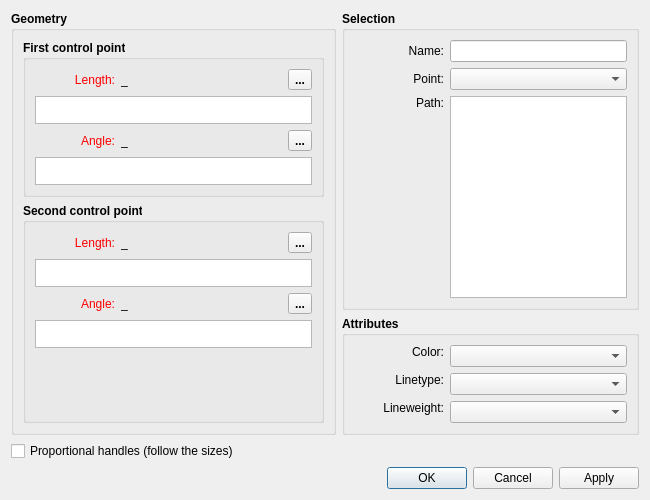
<?xml version="1.0" encoding="UTF-8"?>
<ui version="4.0">
 <class>DialogSplinePath</class>
 <widget class="QDialog" name="DialogSplinePath">
  <property name="geometry">
   <rect>
    <x>0</x>
    <y>0</y>
    <width>650</width>
    <height>500</height>
   </rect>
  </property>
  <property name="minimumSize">
   <size>
    <width>650</width>
    <height>500</height>
   </size>
  </property>
  <property name="windowTitle">
   <string>Spline - Interactive</string>
  </property>
  <property name="windowIcon">
   <iconset resource="../../../vmisc/share/resources/icon.qrc">
    <normaloff>:/icon/64x64/icon64x64.png</normaloff>:/icon/64x64/icon64x64.png</iconset>
  </property>
  <property name="locale">
   <locale language="English" country="UnitedStates"/>
  </property>
  <property name="modal">
   <bool>true</bool>
  </property>
  <layout class="QVBoxLayout" name="verticalLayout_5">
   <item>
    <layout class="QHBoxLayout" name="horizontalLayout">
     <item>
      <widget class="QGroupBox" name="geometry_GroupBox">
       <property name="sizePolicy">
        <sizepolicy hsizetype="Expanding" vsizetype="Preferred">
         <horstretch>0</horstretch>
         <verstretch>0</verstretch>
        </sizepolicy>
       </property>
       <property name="minimumSize">
        <size>
         <width>325</width>
         <height>0</height>
        </size>
       </property>
       <property name="font">
        <font>
         <pointsize>9</pointsize>
         <bold>true</bold>
        </font>
       </property>
       <property name="title">
        <string>Geometry</string>
       </property>
       <layout class="QVBoxLayout" name="verticalLayout">
        <item>
         <widget class="QGroupBox" name="firstCP_GroupBox">
          <property name="font">
           <font>
            <pointsize>9</pointsize>
            <bold>true</bold>
           </font>
          </property>
          <property name="title">
           <string>First control point</string>
          </property>
          <layout class="QVBoxLayout" name="verticalLayout_3">
           <item>
            <layout class="QHBoxLayout" name="horizontalLayout_2">
             <item alignment="Qt::AlignLeft">
              <widget class="QLabel" name="labelEditLength1">
               <property name="sizePolicy">
                <sizepolicy hsizetype="Fixed" vsizetype="Preferred">
                 <horstretch>0</horstretch>
                 <verstretch>0</verstretch>
                </sizepolicy>
               </property>
               <property name="minimumSize">
                <size>
                 <width>80</width>
                 <height>0</height>
                </size>
               </property>
               <property name="palette">
                <palette>
                 <active>
                  <colorrole role="WindowText">
                   <brush brushstyle="SolidPattern">
                    <color alpha="255">
                     <red>255</red>
                     <green>0</green>
                     <blue>0</blue>
                    </color>
                   </brush>
                  </colorrole>
                 </active>
                 <inactive>
                  <colorrole role="WindowText">
                   <brush brushstyle="SolidPattern">
                    <color alpha="255">
                     <red>255</red>
                     <green>0</green>
                     <blue>0</blue>
                    </color>
                   </brush>
                  </colorrole>
                 </inactive>
                 <disabled>
                  <colorrole role="WindowText">
                   <brush brushstyle="SolidPattern">
                    <color alpha="255">
                     <red>159</red>
                     <green>158</green>
                     <blue>158</blue>
                    </color>
                   </brush>
                  </colorrole>
                 </disabled>
                </palette>
               </property>
               <property name="font">
                <font>
                 <pointsize>9</pointsize>
                 <bold>false</bold>
                </font>
               </property>
               <property name="text">
                <string>Length:</string>
               </property>
               <property name="alignment">
                <set>Qt::AlignRight|Qt::AlignTrailing|Qt::AlignVCenter</set>
               </property>
              </widget>
             </item>
             <item>
              <widget class="QLabel" name="labelResultLength1">
               <property name="sizePolicy">
                <sizepolicy hsizetype="Fixed" vsizetype="Preferred">
                 <horstretch>0</horstretch>
                 <verstretch>0</verstretch>
                </sizepolicy>
               </property>
               <property name="minimumSize">
                <size>
                 <width>80</width>
                 <height>0</height>
                </size>
               </property>
               <property name="font">
                <font>
                 <pointsize>9</pointsize>
                 <bold>false</bold>
                </font>
               </property>
               <property name="toolTip">
                <string>Value</string>
               </property>
               <property name="text">
                <string notr="true">_</string>
               </property>
              </widget>
             </item>
             <item>
              <spacer name="horizontalSpacer">
               <property name="orientation">
                <enum>Qt::Horizontal</enum>
               </property>
               <property name="sizeHint" stdset="0">
                <size>
                 <width>10</width>
                 <height>20</height>
                </size>
               </property>
              </spacer>
             </item>
             <item alignment="Qt::AlignRight">
              <widget class="QToolButton" name="toolButtonExprLength1">
               <property name="toolTip">
                <string>Formula wizard</string>
               </property>
               <property name="text">
                <string notr="true">...</string>
               </property>
               <property name="icon">
                <iconset resource="../../../vmisc/share/resources/icon.qrc">
                 <normaloff>:/icon/24x24/fx.png</normaloff>:/icon/24x24/fx.png</iconset>
               </property>
               <property name="iconSize">
                <size>
                 <width>24</width>
                 <height>24</height>
                </size>
               </property>
              </widget>
             </item>
            </layout>
           </item>
           <item>
            <widget class="ExpandingTextEdit" name="plainTextEditLength1F">
             <property name="sizePolicy">
              <sizepolicy hsizetype="Expanding" vsizetype="Preferred">
               <horstretch>0</horstretch>
               <verstretch>0</verstretch>
              </sizepolicy>
             </property>
             <property name="maximumSize">
              <size>
               <width>16777215</width>
               <height>28</height>
              </size>
             </property>
             <property name="font">
              <font>
               <pointsize>9</pointsize>
               <bold>false</bold>
              </font>
             </property>
             <property name="toolTip">
              <string>Calculation</string>
             </property>
             <property name="tabChangesFocus">
              <bool>true</bool>
             </property>
            </widget>
           </item>
           <item>
            <layout class="QHBoxLayout" name="horizontalLayout_4">
             <item alignment="Qt::AlignLeft">
              <widget class="QLabel" name="labelEditAngle1">
               <property name="sizePolicy">
                <sizepolicy hsizetype="Fixed" vsizetype="Preferred">
                 <horstretch>0</horstretch>
                 <verstretch>0</verstretch>
                </sizepolicy>
               </property>
               <property name="minimumSize">
                <size>
                 <width>80</width>
                 <height>0</height>
                </size>
               </property>
               <property name="palette">
                <palette>
                 <active>
                  <colorrole role="WindowText">
                   <brush brushstyle="SolidPattern">
                    <color alpha="255">
                     <red>255</red>
                     <green>0</green>
                     <blue>0</blue>
                    </color>
                   </brush>
                  </colorrole>
                 </active>
                 <inactive>
                  <colorrole role="WindowText">
                   <brush brushstyle="SolidPattern">
                    <color alpha="255">
                     <red>255</red>
                     <green>0</green>
                     <blue>0</blue>
                    </color>
                   </brush>
                  </colorrole>
                 </inactive>
                 <disabled>
                  <colorrole role="WindowText">
                   <brush brushstyle="SolidPattern">
                    <color alpha="255">
                     <red>159</red>
                     <green>158</green>
                     <blue>158</blue>
                    </color>
                   </brush>
                  </colorrole>
                 </disabled>
                </palette>
               </property>
               <property name="font">
                <font>
                 <pointsize>9</pointsize>
                 <bold>false</bold>
                </font>
               </property>
               <property name="text">
                <string>Angle:</string>
               </property>
               <property name="alignment">
                <set>Qt::AlignRight|Qt::AlignTrailing|Qt::AlignVCenter</set>
               </property>
              </widget>
             </item>
             <item>
              <widget class="QLabel" name="labelResultAngle1">
               <property name="sizePolicy">
                <sizepolicy hsizetype="Fixed" vsizetype="Preferred">
                 <horstretch>0</horstretch>
                 <verstretch>0</verstretch>
                </sizepolicy>
               </property>
               <property name="minimumSize">
                <size>
                 <width>80</width>
                 <height>0</height>
                </size>
               </property>
               <property name="font">
                <font>
                 <pointsize>9</pointsize>
                 <bold>false</bold>
                </font>
               </property>
               <property name="toolTip">
                <string>Value</string>
               </property>
               <property name="text">
                <string notr="true">_</string>
               </property>
              </widget>
             </item>
             <item>
              <spacer name="horizontalSpacer_2">
               <property name="orientation">
                <enum>Qt::Horizontal</enum>
               </property>
               <property name="sizeHint" stdset="0">
                <size>
                 <width>10</width>
                 <height>20</height>
                </size>
               </property>
              </spacer>
             </item>
             <item alignment="Qt::AlignRight">
              <widget class="QToolButton" name="toolButtonExprAngle1">
               <property name="toolTip">
                <string>Formula wizard</string>
               </property>
               <property name="text">
                <string notr="true">...</string>
               </property>
               <property name="icon">
                <iconset resource="../../../vmisc/share/resources/icon.qrc">
                 <normaloff>:/icon/24x24/fx.png</normaloff>:/icon/24x24/fx.png</iconset>
               </property>
               <property name="iconSize">
                <size>
                 <width>24</width>
                 <height>24</height>
                </size>
               </property>
              </widget>
             </item>
            </layout>
           </item>
           <item>
            <widget class="ExpandingTextEdit" name="plainTextEditAngle1F">
             <property name="sizePolicy">
              <sizepolicy hsizetype="Expanding" vsizetype="Preferred">
               <horstretch>0</horstretch>
               <verstretch>0</verstretch>
              </sizepolicy>
             </property>
             <property name="maximumSize">
              <size>
               <width>16777215</width>
               <height>28</height>
              </size>
             </property>
             <property name="font">
              <font>
               <pointsize>9</pointsize>
               <bold>false</bold>
              </font>
             </property>
             <property name="toolTip">
              <string/>
             </property>
             <property name="tabChangesFocus">
              <bool>true</bool>
             </property>
            </widget>
           </item>
          </layout>
         </widget>
        </item>
        <item>
         <widget class="QGroupBox" name="secondCP_GroupBox">
          <property name="font">
           <font>
            <pointsize>9</pointsize>
            <bold>true</bold>
           </font>
          </property>
          <property name="title">
           <string>Second control point</string>
          </property>
          <layout class="QVBoxLayout" name="verticalLayout_2">
           <item>
            <layout class="QHBoxLayout" name="horizontalLayout_8">
             <item alignment="Qt::AlignLeft">
              <widget class="QLabel" name="labelEditLength2">
               <property name="sizePolicy">
                <sizepolicy hsizetype="Fixed" vsizetype="Preferred">
                 <horstretch>0</horstretch>
                 <verstretch>0</verstretch>
                </sizepolicy>
               </property>
               <property name="minimumSize">
                <size>
                 <width>80</width>
                 <height>0</height>
                </size>
               </property>
               <property name="palette">
                <palette>
                 <active>
                  <colorrole role="WindowText">
                   <brush brushstyle="SolidPattern">
                    <color alpha="255">
                     <red>255</red>
                     <green>0</green>
                     <blue>0</blue>
                    </color>
                   </brush>
                  </colorrole>
                 </active>
                 <inactive>
                  <colorrole role="WindowText">
                   <brush brushstyle="SolidPattern">
                    <color alpha="255">
                     <red>255</red>
                     <green>0</green>
                     <blue>0</blue>
                    </color>
                   </brush>
                  </colorrole>
                 </inactive>
                 <disabled>
                  <colorrole role="WindowText">
                   <brush brushstyle="SolidPattern">
                    <color alpha="255">
                     <red>159</red>
                     <green>158</green>
                     <blue>158</blue>
                    </color>
                   </brush>
                  </colorrole>
                 </disabled>
                </palette>
               </property>
               <property name="font">
                <font>
                 <pointsize>9</pointsize>
                 <bold>false</bold>
                </font>
               </property>
               <property name="text">
                <string>Length:</string>
               </property>
               <property name="alignment">
                <set>Qt::AlignRight|Qt::AlignTrailing|Qt::AlignVCenter</set>
               </property>
              </widget>
             </item>
             <item>
              <widget class="QLabel" name="labelResultLength2">
               <property name="sizePolicy">
                <sizepolicy hsizetype="Fixed" vsizetype="Preferred">
                 <horstretch>0</horstretch>
                 <verstretch>0</verstretch>
                </sizepolicy>
               </property>
               <property name="minimumSize">
                <size>
                 <width>80</width>
                 <height>0</height>
                </size>
               </property>
               <property name="font">
                <font>
                 <pointsize>9</pointsize>
                 <bold>false</bold>
                </font>
               </property>
               <property name="toolTip">
                <string>Value</string>
               </property>
               <property name="text">
                <string notr="true">_</string>
               </property>
              </widget>
             </item>
             <item>
              <spacer name="horizontalSpacer_3">
               <property name="orientation">
                <enum>Qt::Horizontal</enum>
               </property>
               <property name="sizeHint" stdset="0">
                <size>
                 <width>10</width>
                 <height>20</height>
                </size>
               </property>
              </spacer>
             </item>
             <item alignment="Qt::AlignRight">
              <widget class="QToolButton" name="toolButtonExprLength2">
               <property name="toolTip">
                <string>Formula wizard</string>
               </property>
               <property name="text">
                <string notr="true">...</string>
               </property>
               <property name="icon">
                <iconset resource="../../../vmisc/share/resources/icon.qrc">
                 <normaloff>:/icon/24x24/fx.png</normaloff>:/icon/24x24/fx.png</iconset>
               </property>
               <property name="iconSize">
                <size>
                 <width>24</width>
                 <height>24</height>
                </size>
               </property>
              </widget>
             </item>
            </layout>
           </item>
           <item>
            <widget class="ExpandingTextEdit" name="plainTextEditLength2F">
             <property name="sizePolicy">
              <sizepolicy hsizetype="Expanding" vsizetype="Preferred">
               <horstretch>0</horstretch>
               <verstretch>0</verstretch>
              </sizepolicy>
             </property>
             <property name="maximumSize">
              <size>
               <width>16777215</width>
               <height>28</height>
              </size>
             </property>
             <property name="font">
              <font>
               <pointsize>9</pointsize>
               <bold>false</bold>
              </font>
             </property>
             <property name="toolTip">
              <string>Calculation</string>
             </property>
             <property name="tabChangesFocus">
              <bool>true</bool>
             </property>
            </widget>
           </item>
           <item>
            <layout class="QHBoxLayout" name="horizontalLayout_11">
             <item alignment="Qt::AlignLeft">
              <widget class="QLabel" name="labelEditAngle2">
               <property name="sizePolicy">
                <sizepolicy hsizetype="Fixed" vsizetype="Preferred">
                 <horstretch>0</horstretch>
                 <verstretch>0</verstretch>
                </sizepolicy>
               </property>
               <property name="minimumSize">
                <size>
                 <width>80</width>
                 <height>0</height>
                </size>
               </property>
               <property name="palette">
                <palette>
                 <active>
                  <colorrole role="WindowText">
                   <brush brushstyle="SolidPattern">
                    <color alpha="255">
                     <red>255</red>
                     <green>0</green>
                     <blue>0</blue>
                    </color>
                   </brush>
                  </colorrole>
                 </active>
                 <inactive>
                  <colorrole role="WindowText">
                   <brush brushstyle="SolidPattern">
                    <color alpha="255">
                     <red>255</red>
                     <green>0</green>
                     <blue>0</blue>
                    </color>
                   </brush>
                  </colorrole>
                 </inactive>
                 <disabled>
                  <colorrole role="WindowText">
                   <brush brushstyle="SolidPattern">
                    <color alpha="255">
                     <red>159</red>
                     <green>158</green>
                     <blue>158</blue>
                    </color>
                   </brush>
                  </colorrole>
                 </disabled>
                </palette>
               </property>
               <property name="font">
                <font>
                 <pointsize>9</pointsize>
                 <bold>false</bold>
                </font>
               </property>
               <property name="text">
                <string>Angle:</string>
               </property>
               <property name="alignment">
                <set>Qt::AlignRight|Qt::AlignTrailing|Qt::AlignVCenter</set>
               </property>
              </widget>
             </item>
             <item>
              <widget class="QLabel" name="labelResultAngle2">
               <property name="sizePolicy">
                <sizepolicy hsizetype="Fixed" vsizetype="Preferred">
                 <horstretch>0</horstretch>
                 <verstretch>0</verstretch>
                </sizepolicy>
               </property>
               <property name="minimumSize">
                <size>
                 <width>80</width>
                 <height>0</height>
                </size>
               </property>
               <property name="font">
                <font>
                 <pointsize>9</pointsize>
                 <bold>false</bold>
                </font>
               </property>
               <property name="toolTip">
                <string>Value</string>
               </property>
               <property name="text">
                <string notr="true">_</string>
               </property>
              </widget>
             </item>
             <item>
              <spacer name="horizontalSpacer_4">
               <property name="orientation">
                <enum>Qt::Horizontal</enum>
               </property>
               <property name="sizeHint" stdset="0">
                <size>
                 <width>10</width>
                 <height>20</height>
                </size>
               </property>
              </spacer>
             </item>
             <item alignment="Qt::AlignRight">
              <widget class="QToolButton" name="toolButtonExprAngle2">
               <property name="toolTip">
                <string>Formula wizard</string>
               </property>
               <property name="text">
                <string notr="true">...</string>
               </property>
               <property name="icon">
                <iconset resource="../../../vmisc/share/resources/icon.qrc">
                 <normaloff>:/icon/24x24/fx.png</normaloff>:/icon/24x24/fx.png</iconset>
               </property>
               <property name="iconSize">
                <size>
                 <width>24</width>
                 <height>24</height>
                </size>
               </property>
              </widget>
             </item>
            </layout>
           </item>
           <item>
            <widget class="ExpandingTextEdit" name="plainTextEditAngle2F">
             <property name="sizePolicy">
              <sizepolicy hsizetype="Expanding" vsizetype="Preferred">
               <horstretch>0</horstretch>
               <verstretch>0</verstretch>
              </sizepolicy>
             </property>
             <property name="maximumSize">
              <size>
               <width>16777215</width>
               <height>28</height>
              </size>
             </property>
             <property name="font">
              <font>
               <pointsize>9</pointsize>
               <bold>false</bold>
              </font>
             </property>
             <property name="toolTip">
              <string/>
             </property>
             <property name="tabChangesFocus">
              <bool>true</bool>
             </property>
            </widget>
           </item>
           <item>
            <spacer name="verticalSpacer">
             <property name="orientation">
              <enum>Qt::Vertical</enum>
             </property>
             <property name="sizeHint" stdset="0">
              <size>
               <width>20</width>
               <height>39</height>
              </size>
             </property>
            </spacer>
           </item>
          </layout>
         </widget>
        </item>
       </layout>
      </widget>
     </item>
     <item>
      <layout class="QVBoxLayout" name="verticalLayout_4">
       <item>
        <widget class="QGroupBox" name="selection_GroupBox">
         <property name="sizePolicy">
          <sizepolicy hsizetype="Preferred" vsizetype="Preferred">
           <horstretch>0</horstretch>
           <verstretch>0</verstretch>
          </sizepolicy>
         </property>
         <property name="minimumSize">
          <size>
           <width>0</width>
           <height>0</height>
          </size>
         </property>
         <property name="font">
          <font>
           <pointsize>9</pointsize>
           <bold>true</bold>
          </font>
         </property>
         <property name="title">
          <string>Selection</string>
         </property>
         <layout class="QFormLayout" name="formLayout">
          <item row="0" column="0">
           <widget class="QLabel" name="labelName">
            <property name="minimumSize">
             <size>
              <width>90</width>
              <height>0</height>
             </size>
            </property>
            <property name="font">
             <font>
              <pointsize>9</pointsize>
              <bold>false</bold>
             </font>
            </property>
            <property name="text">
             <string>Name:</string>
            </property>
            <property name="alignment">
             <set>Qt::AlignRight|Qt::AlignTrailing|Qt::AlignVCenter</set>
            </property>
           </widget>
          </item>
          <item row="0" column="1">
           <widget class="QLineEdit" name="lineEditSplPathName">
            <property name="sizePolicy">
             <sizepolicy hsizetype="Preferred" vsizetype="Fixed">
              <horstretch>0</horstretch>
              <verstretch>0</verstretch>
             </sizepolicy>
            </property>
            <property name="minimumSize">
             <size>
              <width>60</width>
              <height>0</height>
             </size>
            </property>
            <property name="font">
             <font>
              <pointsize>9</pointsize>
              <bold>false</bold>
             </font>
            </property>
            <property name="focusPolicy">
             <enum>Qt::NoFocus</enum>
            </property>
            <property name="readOnly">
             <bool>true</bool>
            </property>
           </widget>
          </item>
          <item row="1" column="0">
           <widget class="QLabel" name="labelPoint">
            <property name="minimumSize">
             <size>
              <width>90</width>
              <height>0</height>
             </size>
            </property>
            <property name="font">
             <font>
              <pointsize>9</pointsize>
              <bold>false</bold>
             </font>
            </property>
            <property name="text">
             <string>Point:</string>
            </property>
            <property name="alignment">
             <set>Qt::AlignRight|Qt::AlignTrailing|Qt::AlignVCenter</set>
            </property>
           </widget>
          </item>
          <item row="1" column="1">
           <widget class="QComboBox" name="comboBoxPoint">
            <property name="sizePolicy">
             <sizepolicy hsizetype="Preferred" vsizetype="Fixed">
              <horstretch>0</horstretch>
              <verstretch>0</verstretch>
             </sizepolicy>
            </property>
            <property name="minimumSize">
             <size>
              <width>60</width>
              <height>0</height>
             </size>
            </property>
            <property name="font">
             <font>
              <pointsize>9</pointsize>
              <bold>false</bold>
             </font>
            </property>
           </widget>
          </item>
          <item row="2" column="0">
           <widget class="QLabel" name="label">
            <property name="minimumSize">
             <size>
              <width>90</width>
              <height>0</height>
             </size>
            </property>
            <property name="font">
             <font>
              <pointsize>9</pointsize>
              <bold>false</bold>
             </font>
            </property>
            <property name="text">
             <string>Path:</string>
            </property>
            <property name="alignment">
             <set>Qt::AlignRight|Qt::AlignTop|Qt::AlignTrailing</set>
            </property>
           </widget>
          </item>
          <item row="2" column="1">
           <widget class="QListWidget" name="listWidget">
            <property name="sizePolicy">
             <sizepolicy hsizetype="Preferred" vsizetype="Expanding">
              <horstretch>0</horstretch>
              <verstretch>0</verstretch>
             </sizepolicy>
            </property>
            <property name="minimumSize">
             <size>
              <width>60</width>
              <height>0</height>
             </size>
            </property>
            <property name="toolTip">
             <string>List of points</string>
            </property>
           </widget>
          </item>
         </layout>
        </widget>
       </item>
       <item>
        <widget class="QGroupBox" name="attributes_GroupBox">
         <property name="sizePolicy">
          <sizepolicy hsizetype="Preferred" vsizetype="Fixed">
           <horstretch>0</horstretch>
           <verstretch>0</verstretch>
          </sizepolicy>
         </property>
         <property name="minimumSize">
          <size>
           <width>0</width>
           <height>0</height>
          </size>
         </property>
         <property name="font">
          <font>
           <pointsize>9</pointsize>
           <bold>true</bold>
          </font>
         </property>
         <property name="title">
          <string>Attributes</string>
         </property>
         <layout class="QFormLayout" name="formLayout_2">
          <item row="0" column="0">
           <widget class="QLabel" name="lineColor_Label">
            <property name="sizePolicy">
             <sizepolicy hsizetype="MinimumExpanding" vsizetype="Fixed">
              <horstretch>0</horstretch>
              <verstretch>0</verstretch>
             </sizepolicy>
            </property>
            <property name="minimumSize">
             <size>
              <width>90</width>
              <height>0</height>
             </size>
            </property>
            <property name="maximumSize">
             <size>
              <width>16777215</width>
              <height>16777215</height>
             </size>
            </property>
            <property name="font">
             <font>
              <pointsize>9</pointsize>
              <bold>false</bold>
             </font>
            </property>
            <property name="text">
             <string>Color:</string>
            </property>
            <property name="alignment">
             <set>Qt::AlignRight|Qt::AlignTrailing|Qt::AlignVCenter</set>
            </property>
           </widget>
          </item>
          <item row="0" column="1">
           <widget class="ColorComboBox" name="lineColor_ComboBox">
            <property name="sizePolicy">
             <sizepolicy hsizetype="Preferred" vsizetype="Fixed">
              <horstretch>0</horstretch>
              <verstretch>0</verstretch>
             </sizepolicy>
            </property>
            <property name="minimumSize">
             <size>
              <width>60</width>
              <height>0</height>
             </size>
            </property>
            <property name="font">
             <font>
              <pointsize>9</pointsize>
              <bold>false</bold>
             </font>
            </property>
           </widget>
          </item>
          <item row="1" column="0">
           <widget class="QLabel" name="lineType_Label">
            <property name="sizePolicy">
             <sizepolicy hsizetype="MinimumExpanding" vsizetype="Fixed">
              <horstretch>0</horstretch>
              <verstretch>0</verstretch>
             </sizepolicy>
            </property>
            <property name="minimumSize">
             <size>
              <width>90</width>
              <height>0</height>
             </size>
            </property>
            <property name="maximumSize">
             <size>
              <width>16777215</width>
              <height>16777215</height>
             </size>
            </property>
            <property name="font">
             <font>
              <pointsize>9</pointsize>
              <bold>false</bold>
             </font>
            </property>
            <property name="text">
             <string>Linetype:</string>
            </property>
            <property name="alignment">
             <set>Qt::AlignRight|Qt::AlignTrailing|Qt::AlignVCenter</set>
            </property>
           </widget>
          </item>
          <item row="1" column="1">
           <widget class="LineTypeComboBox" name="lineType_ComboBox">
            <property name="sizePolicy">
             <sizepolicy hsizetype="Preferred" vsizetype="Fixed">
              <horstretch>0</horstretch>
              <verstretch>0</verstretch>
             </sizepolicy>
            </property>
            <property name="minimumSize">
             <size>
              <width>60</width>
              <height>0</height>
             </size>
            </property>
            <property name="maximumSize">
             <size>
              <width>16777215</width>
              <height>16777215</height>
             </size>
            </property>
            <property name="font">
             <font>
              <pointsize>9</pointsize>
              <bold>false</bold>
             </font>
            </property>
           </widget>
          </item>
          <item row="2" column="0">
           <widget class="QLabel" name="lineWeight_Label">
            <property name="sizePolicy">
             <sizepolicy hsizetype="MinimumExpanding" vsizetype="Fixed">
              <horstretch>0</horstretch>
              <verstretch>0</verstretch>
             </sizepolicy>
            </property>
            <property name="minimumSize">
             <size>
              <width>90</width>
              <height>0</height>
             </size>
            </property>
            <property name="maximumSize">
             <size>
              <width>16777215</width>
              <height>16777215</height>
             </size>
            </property>
            <property name="font">
             <font>
              <pointsize>9</pointsize>
              <bold>false</bold>
             </font>
            </property>
            <property name="text">
             <string>Lineweight:</string>
            </property>
            <property name="alignment">
             <set>Qt::AlignRight|Qt::AlignTrailing|Qt::AlignVCenter</set>
            </property>
           </widget>
          </item>
          <item row="2" column="1">
           <widget class="LineWeightComboBox" name="lineWeight_ComboBox">
            <property name="sizePolicy">
             <sizepolicy hsizetype="Preferred" vsizetype="Fixed">
              <horstretch>0</horstretch>
              <verstretch>0</verstretch>
             </sizepolicy>
            </property>
            <property name="minimumSize">
             <size>
              <width>60</width>
              <height>0</height>
             </size>
            </property>
            <property name="font">
             <font>
              <pointsize>9</pointsize>
              <bold>false</bold>
             </font>
            </property>
           </widget>
          </item>
         </layout>
        </widget>
       </item>
      </layout>
     </item>
    </layout>
   </item>
   <item>
    <widget class="QCheckBox" name="proportionalHandles_CheckBox">
              <property name="font">
               <font>
                <pointsize>9</pointsize>
                <bold>false</bold>
               </font>
              </property>
              <property name="toolTip">
               <string>The handles get longer or shorter with the curve when the size changes, so the curve keeps its shape in every size. The current size is the reference.</string>
              </property>
              <property name="text">
               <string>Proportional handles (follow the sizes)</string>
              </property>
             </widget>
   </item>
   <item>
    <widget class="QDialogButtonBox" name="buttonBox">
     <property name="orientation">
      <enum>Qt::Horizontal</enum>
     </property>
     <property name="standardButtons">
      <set>QDialogButtonBox::Apply|QDialogButtonBox::Cancel|QDialogButtonBox::Ok</set>
     </property>
    </widget>
   </item>
  </layout>
 </widget>
 <customwidgets>
  <customwidget>
   <class>ColorComboBox</class>
   <extends>QComboBox</extends>
   <header location="global">color_combobox.h</header>
  </customwidget>
  <customwidget>
   <class>LineTypeComboBox</class>
   <extends>QComboBox</extends>
   <header location="global">linetype_combobox.h</header>
  </customwidget>
  <customwidget>
   <class>LineWeightComboBox</class>
   <extends>QComboBox</extends>
   <header location="global">lineweight_combobox.h</header>
  </customwidget>
  <customwidget>
   <class>ExpandingTextEdit</class>
   <extends>QPlainTextEdit</extends>
   <header>expandingtextedit.h</header>
  </customwidget>
 </customwidgets>
 <tabstops>
  <tabstop>toolButtonExprLength1</tabstop>
  <tabstop>plainTextEditLength1F</tabstop>
  <tabstop>toolButtonExprAngle1</tabstop>
  <tabstop>plainTextEditAngle1F</tabstop>
  <tabstop>toolButtonExprLength2</tabstop>
  <tabstop>plainTextEditLength2F</tabstop>
  <tabstop>toolButtonExprAngle2</tabstop>
  <tabstop>plainTextEditAngle2F</tabstop>
  <tabstop>lineEditSplPathName</tabstop>
  <tabstop>comboBoxPoint</tabstop>
  <tabstop>listWidget</tabstop>
  <tabstop>lineColor_ComboBox</tabstop>
  <tabstop>lineType_ComboBox</tabstop>
  <tabstop>lineWeight_ComboBox</tabstop>
 </tabstops>
 <resources>
  <include location="../../../vmisc/share/resources/icon.qrc"/>
 </resources>
 <connections>
  <connection>
   <sender>buttonBox</sender>
   <signal>accepted()</signal>
   <receiver>DialogSplinePath</receiver>
   <slot>accept()</slot>
   <hints>
    <hint type="sourcelabel">
     <x>248</x>
     <y>254</y>
    </hint>
    <hint type="destinationlabel">
     <x>157</x>
     <y>274</y>
    </hint>
   </hints>
  </connection>
  <connection>
   <sender>buttonBox</sender>
   <signal>rejected()</signal>
   <receiver>DialogSplinePath</receiver>
   <slot>reject()</slot>
   <hints>
    <hint type="sourcelabel">
     <x>316</x>
     <y>260</y>
    </hint>
    <hint type="destinationlabel">
     <x>286</x>
     <y>274</y>
    </hint>
   </hints>
  </connection>
 </connections>
</ui>
